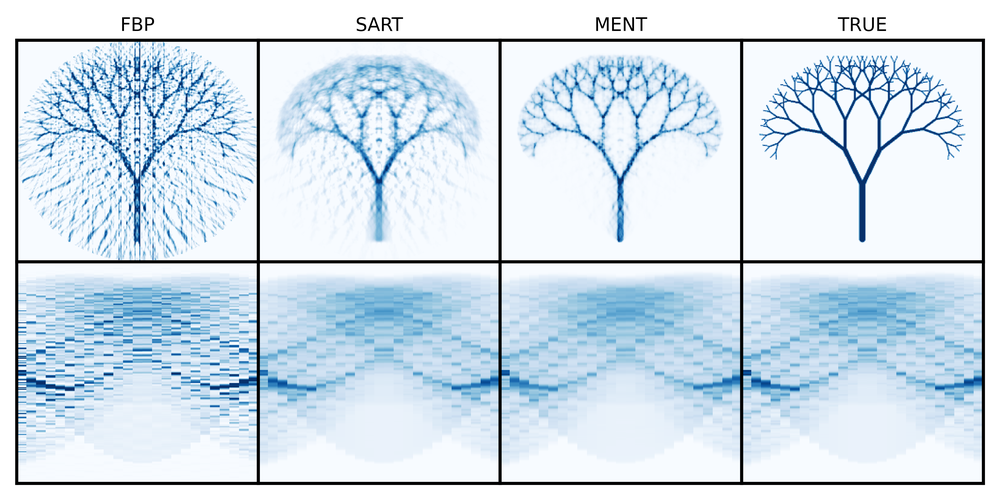
#> input picture examples/ct/images/compare.png, 1000 x 500 px, shrunk from 6300 x 3150 before the run, given in place of tree.png, which was not available
$ python plot_image.py
#> lines starting #> are read from the running program, lines starting #| are printed output that depends on the picture; pictures that were not available may be replaced by others from this repository, and a replacement may not be noted
### examples/ct/utils.py
import os
import numpy as np
import skimage


def get_grid_points(coords: list[np.ndarray]) -> np.ndarray:
    return np.vstack([c.ravel() for c in np.meshgrid(*coords, indexing="ij")]).T


def gen_image(key: str, res: int = None, blur: float = 0.0, pad: int = 0) -> None:
#> called with key = 'tree', blur = 0, pad = 0
    images = None

    if key == "shepp":
        image = skimage.data.shepp_logan_phantom()
        image = image[::-1, :]
        image = image.T

    elif key == "brain":
        images = skimage.data.brain()
        image = images[len(images) // 2]
        image = image[::-1, :]
        image = image.T

    else:
        filenames = {
            "leaf": "leaf.png",
            "tree": "tree.png",
        }
        assert key in filenames

        filename = filenames[key]
        filename = os.path.join("./images", filename)

        image = skimage.io.imread(filename, as_gray=True)
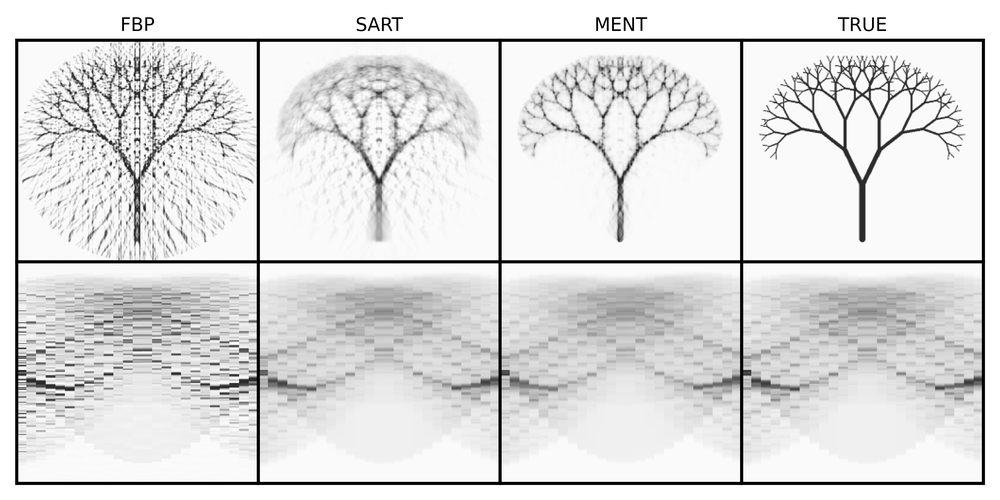
#> image: shape (500, 1000) float64; min 0, max 1, mean 0.872
        image = 1.0 - image
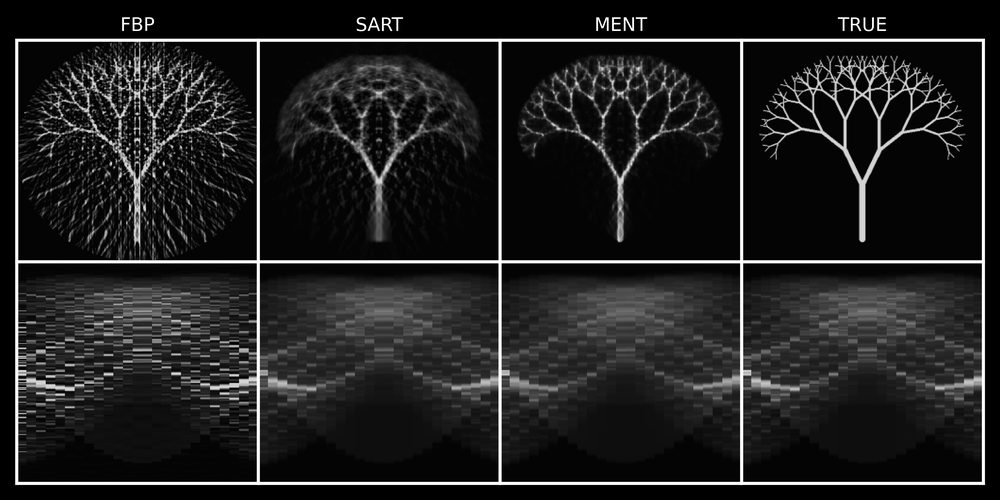
#> image: shape (500, 1000) float64; min 0, max 1, mean 0.128
        image = image[::-1, :]
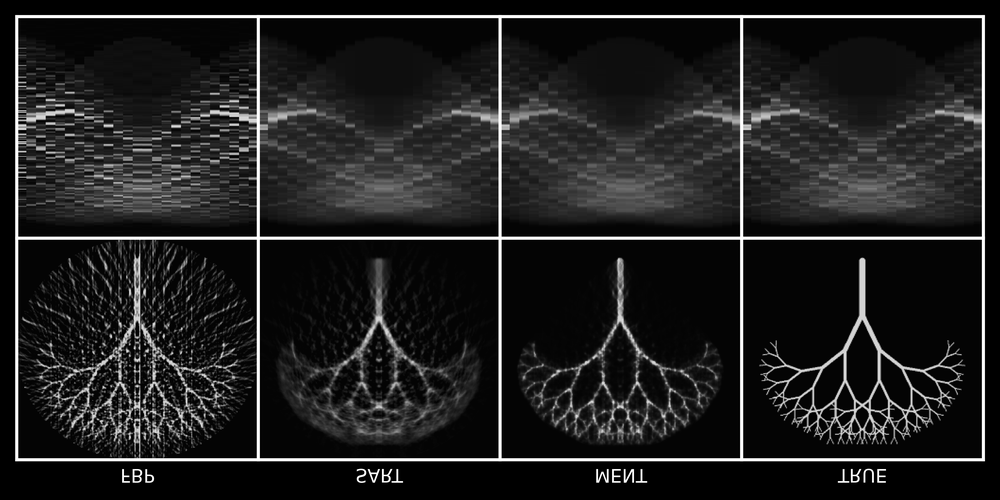
#> image: shape (500, 1000) float64; min 0, max 1, mean 0.128
        image = image.T
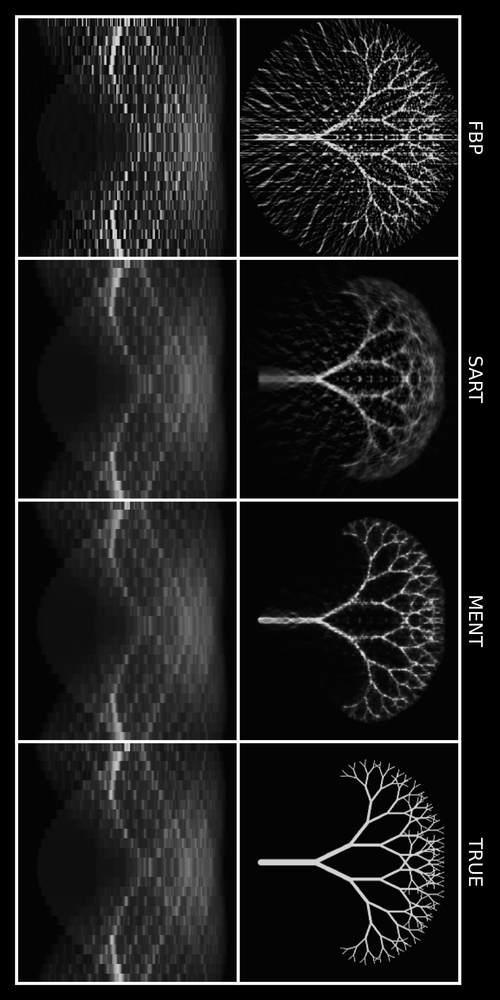
#> image: shape (1000, 500) float64; min 0, max 1, mean 0.128

        if key == "tree":
            pad = max(pad, 25)

    if pad:
        shape = image.shape
#> shape = (1000, 500)
        new_shape = tuple(np.add(shape, pad * 2))
#> new_shape = (1050, 550)
        new_image = np.zeros(new_shape)
        new_image[pad:-pad, pad:-pad] = image.copy()
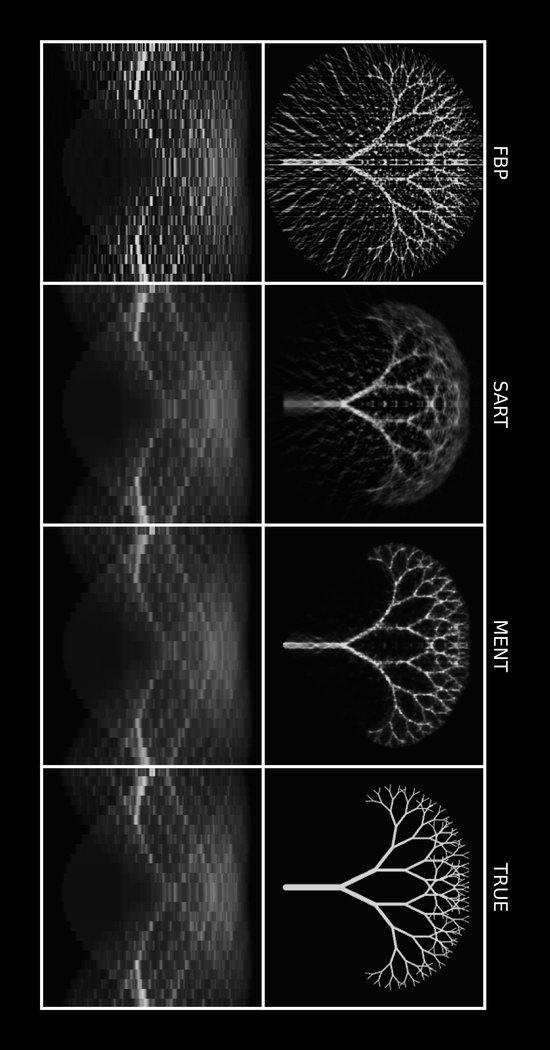
#> new_image: shape (1050, 550) float64; min 0, max 1, mean 0.111
        image = new_image.copy()

    if res:
        shape = (res, res)
        image = skimage.transform.resize(image, shape, anti_aliasing=True)

    if blur:
        image = skimage.filters.gaussian(image, blur)

    return image


# [26 lines left out: functions radon_transform, rec_sart, rec_fbp, not called in this run]

### examples/ct/plot_image.py
import os
import sys

import matplotlib.pyplot as plt

from utils import gen_image


os.makedirs("outputs/plot_image", exist_ok=True)

name = "tree"
if len(sys.argv) > 1:
    name = sys.argv[1]

im = gen_image(name)

fig, ax = plt.subplots()
ax.pcolormesh(im.T)
plt.savefig(f"outputs/plot_image/fig_{name}.png", dpi=300)
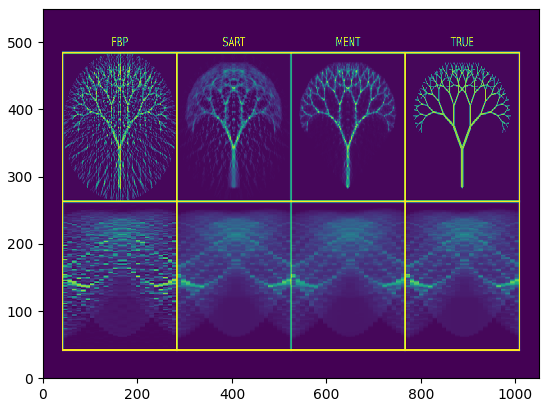
#> figure drawn by matplotlib, 1 panel
